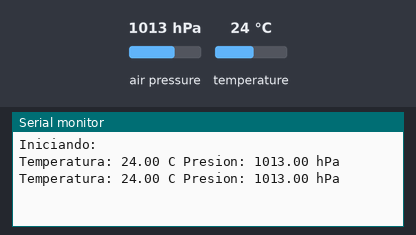
Simulated run of this sketch. Board: Arduino Uno, built with avr-gcc and run on an emulated ATmega328P. On the bench: the last lines printed to the serial monitor. The test bench sets the inputs (shaded band); at power-on: air pressure 1013 hPa, temperature 24 °C.

Above: at 5.8 s.
5.9 s: air pressure set to 952 hPa
At 10.7 s:
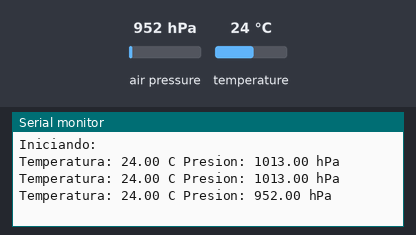
11.9 s: temperature set to 12 °C
At 15.8 s:
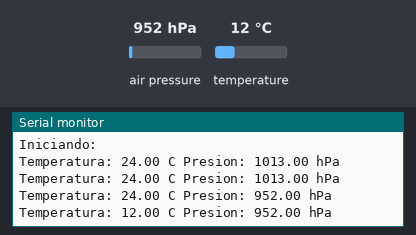
17.9 s: air pressure set to 975 hPa
At 20.9 s:
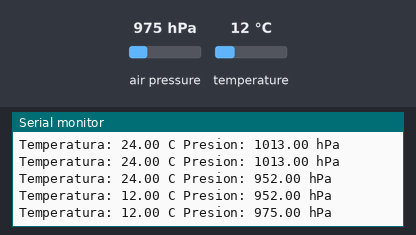
Timing chart, 0 to 22.4 s (numbered marks = the images above; inputs shaded):
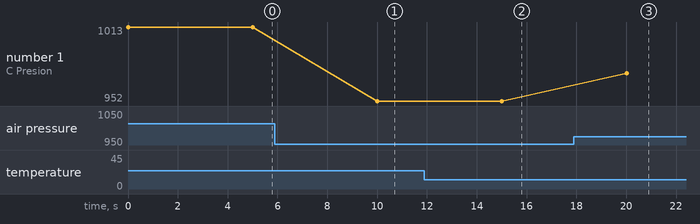

Measured:
- after the input at 5.9 s, the serial monitor: prints a new line after 4.1 s (image 1)
- after the input at 11.9 s, the serial monitor: prints a new line after 3.1 s (image 2)
- after the input at 17.9 s, the serial monitor: prints a new line after 2.1 s (image 3)
- plotted number 1: 1013 → 952 after the input at 5.9 s, 952 → 975 after the input at 17.9 s

The sketch:

bmp280.ino
```cpp
#include <Wire.h>    // incluye libreria de bus I2C
#include <Adafruit_Sensor.h>  // incluye librerias para sensor BMP280
#include <Adafruit_BMP280.h>

Adafruit_BMP280 bmp;    // crea objeto con nombre bmp

float TEMPERATURA;    // variable para almacenar valor de temperatura
float PRESION;      // variable para almacenar valor de presion atmosferica

void setup() {
  Serial.begin(9600);       // inicializa comunicacion serie a 9600 bps
  Serial.println("Iniciando:");     // texto de inicio
  if ( !bmp.begin() ) {       // si falla la comunicacion con el sensor mostrar
    Serial.println("BMP280 no encontrado !"); // texto y detener flujo del programa
    while (1);          // mediante bucle infinito
  }
}

void loop() {
  TEMPERATURA = bmp.readTemperature();    // almacena en variable el valor de temperatura
  PRESION = bmp.readPressure()/100;   // almacena en variable el valor de presion divido
            // por 100 para covertirlo a hectopascales
  Serial.print("Temperatura: ");    // muestra texto
  Serial.print(TEMPERATURA);      // muestra valor de la variable
  Serial.print(" C ");        // muestra letra C indicando grados centigrados

  Serial.print("Presion: ");      // muestra texto
  Serial.print(PRESION);      // muestra valor de la variable
  Serial.println(" hPa");     // muestra texto hPa indicando hectopascales

  delay(5000);          // demora de 5 segundos entre lecturas
}
```
